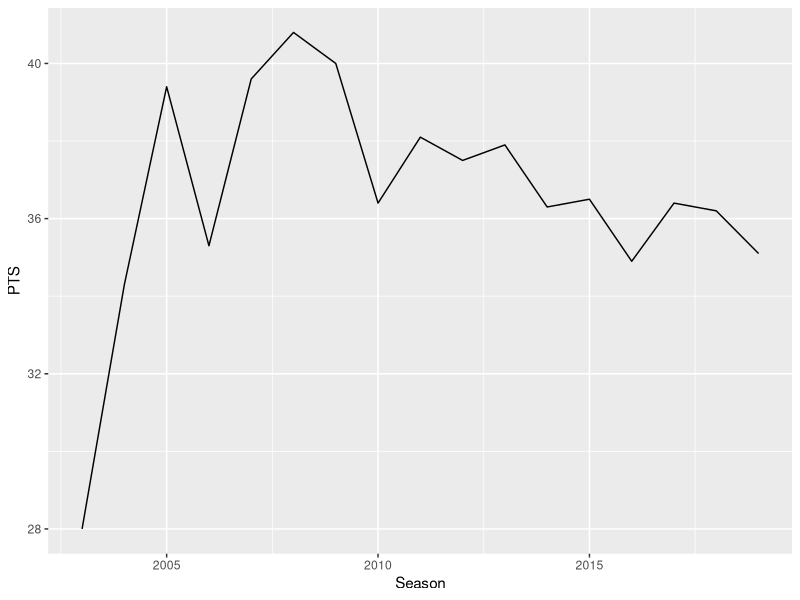
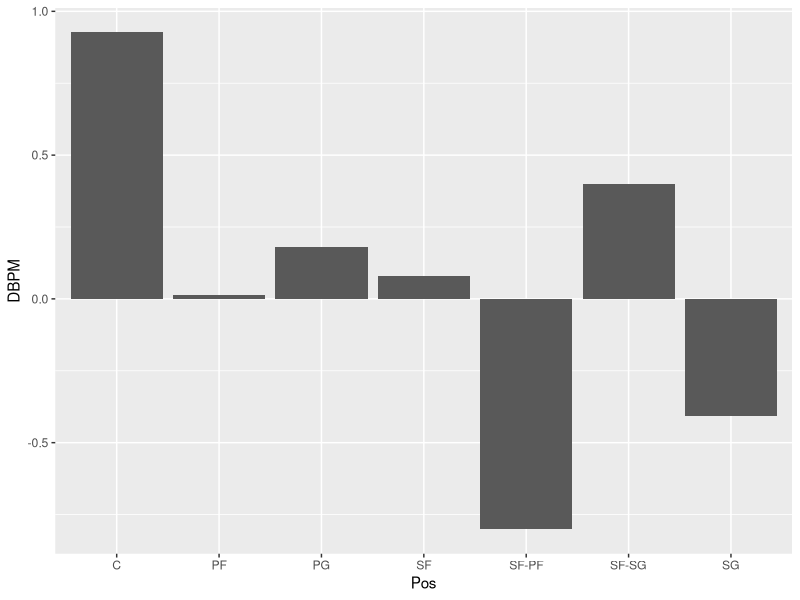
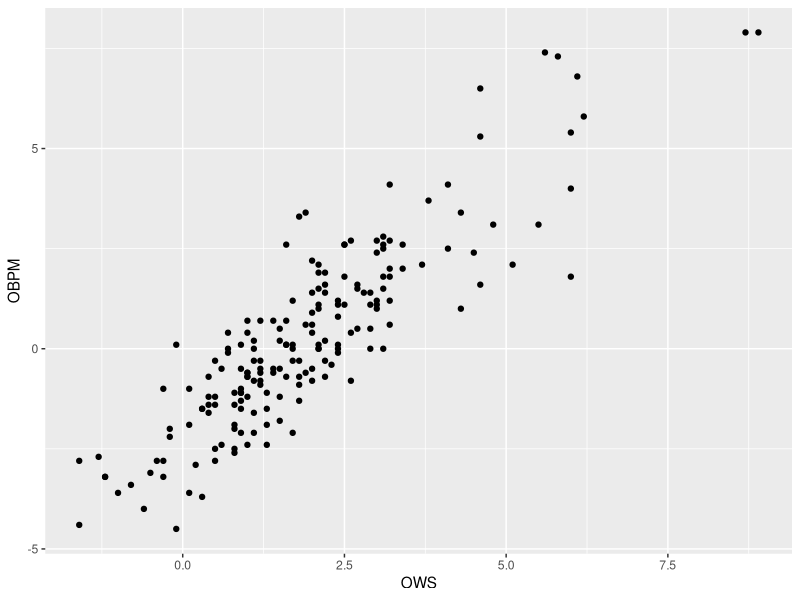

Generate these figures, in order, with R:
# Intro to ggplot ----

library(tidyverse)

james <- read.csv('lebronjames_career.csv') 

line_graph <- james %>% 
  mutate(Season = as.numeric(substr(Season, 1, 4))) %>% # Converting season from factor to numeric
  select(Season, PTS) %>% 
  drop_na() # Drop career row

# Line chart ----

ggplot(data = line_graph, aes(x = Season, y = PTS)) +
  geom_line()
  # geom_line(color = 'red', size = 2) +
  # labs(title = 'Lebron James Scoring by Season',
  #      subtitle = 'Looking at Lebrons Points per 100 possessions over the course of his career',
  #      x = '',
  #      y = 'Points per 100 Possessions',
  #      caption = 'Source: Basketball Reference') +
  # scale_x_continuous(breaks = seq(2003,2019,1)) +
  # theme_minimal() +
  # theme(plot.title = element_text(face = 'bold'),
  #       panel.grid.minor.x = element_blank(),
  #       axis.text.x = element_text(angle = 45))


# Bar Chart ----

off_def <- read.csv('offense_defense.csv') %>% 
  filter(MP >= 1000)

head(off_def, 10)

defense_by_position <- off_def %>% 
  group_by(Pos) %>% 
  summarise(DBPM = mean(DBPM))

head(defense_by_position, 5)

ggplot(data = defense_by_position, aes(x = Pos, DBPM)) +
  geom_bar(stat = 'Identity')

# ggplot(data = defense_by_position, aes(x = reorder(Pos, desc(DBPM)), y = DBPM)) +
#   geom_bar(stat = 'Identity', fill = 'royalblue', color = 'navy') +
#   labs(title = 'Defensive Performance by Position',
#        x = 'Position',
#        y = 'Defensive Box Plus/Minus',
#        caption = 'Source: Basketball Reference') +
#   theme_minimal() +
#   theme(plot.title = element_text(size = 16, face = 'bold', hjust = .5),
#         axis.title = element_text(face = 'bold'))




# Scatter plot ----

ggplot(data = off_def, aes(x = OWS, y = OBPM)) +
  geom_point()
  # geom_point(aes(color = Pos, size = MP)) +
  # geom_point(color = 'royalblue', size = 3, alpha = .60) +
  # geom_smooth(method = 'lm', color = 'red') +
  # labs(title = 'Comparing Offensive Value Metrics',
  #      subtitle = 'Looking at Offensive Win Shares against Offensive Box Plus/Minus',
  #      x = 'Offensive Win Shares',
  #      y = 'Offensive Box Plus/Minus',
  #      caption = 'Source: Basketball Reference') +
  # theme_classic() +
  # theme(plot.title = element_text(face = 'bold', hjust = .5),
  #       plot.subtitle = element_text(face = 'italic', hjust = .5),
  #       axis.title = element_text(face = 'bold'))
  # 
  # 
